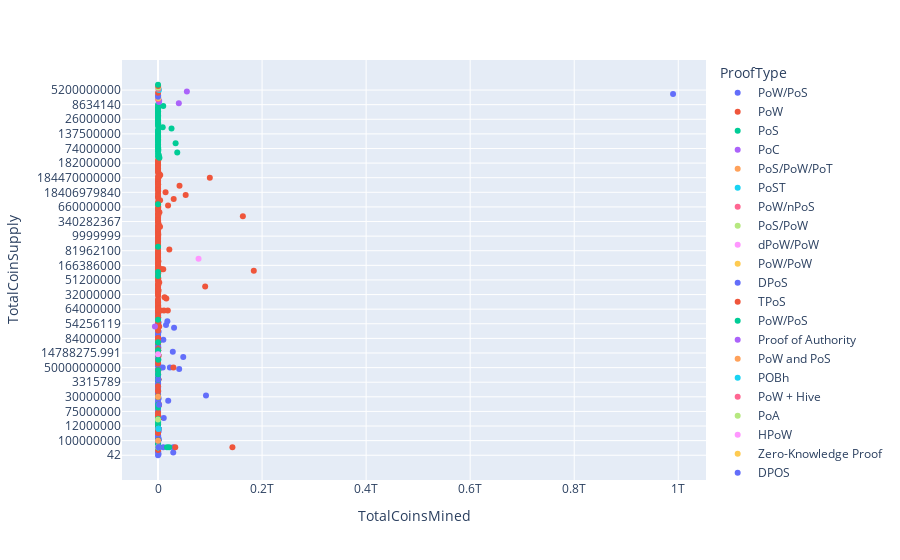

Write notebook code for a chart like this one.
### Markdown cell above
#### Scatter Plot with Tradable Cryptocurrencies

### Code cell
# Scale data to create the scatter plot
# Plot the scatter with x="TotalCoinsMined" and y="TotalCoinSupply"
fig = px.scatter(clustered_df, x='TotalCoinsMined', y='TotalCoinSupply',color="ProofType",hover_name="CoinName",hover_data=["Algorithm"])
fig.show()

### Figure 1 — Plotly figure (JSON) as saved in the notebook; plotly's stock layout.template omitted (floating-point values rounded to 4 significant figures; data arrays with more than 128 entries replaced by an {"elided": "..."} marker saying what was removed)
{"data": [{"customdata": {"elided": "176x1 str values"}, "hovertemplate": "<b>%{hovertext}</b><br><br>ProofType=PoW/PoS<br>TotalCoinsMined=%{x}<br>TotalCoinSupply=%{y}<br>Algorithm=%{customdata[0]}<extra></extra>", "hovertext": {"elided": "176 str values"}, "legendgroup": "PoW/PoS", "marker": {"color": "#636efa", "symbol": "circle"}, "mode": "markers", "name": "PoW/PoS", "orientation": "h", "showlegend": true, "type": "scatter", "x": {"elided": "176 float values"}, "xaxis": "x", "y": {"elided": "176 str values"}, "yaxis": "y"}, {"customdata": {"elided": "237x1 str values"}, "hovertemplate": "<b>%{hovertext}</b><br><br>ProofType=PoW<br>TotalCoinsMined=%{x}<br>TotalCoinSupply=%{y}<br>Algorithm=%{customdata[0]}<extra></extra>", "hovertext": {"elided": "237 str values"}, "legendgroup": "PoW", "marker": {"color": "#EF553B", "symbol": "circle"}, "mode": "markers", "name": "PoW", "orientation": "h", "showlegend": true, "type": "scatter", "x": {"elided": "237 float values"}, "xaxis": "x", "y": {"elided": "237 str values"}, "yaxis": "y"}, {"customdata": [["SHA-512"], ["SHA-256"], ["PoS"], ["X11"], ["Scrypt"], ["Scrypt"], ["X11"], ["Multiple"], ["PHI1612"], ["Multiple"], ["Counterparty"], ["Scrypt"], ["Scrypt"], ["X11"], ["Scrypt"], ["Scrypt"], ["Scrypt"], ["PoS"], ["POS 3.0"], ["X13"], ["X11"], ["Scrypt"], ["PoS"], ["PoS"], ["X13"], ["PoS"], ["PoS"], ["PoS"], ["Scrypt"], ["Quark"], ["Scrypt"], ["X13"], ["Scrypt"], ["PoS"], ["PoS"], ["SHA-256"], ["Scrypt"], ["PoS"], ["SHA-256"], ["POS 3.0"], ["SkunkHash v2 Raptor"], ["Scrypt"], ["PoS"], ["SHA-512"], ["Ouroboros"], ["Lyra2REv2"], ["POS 2.0"], ["SHA-256"], ["NIST5"], ["Quark"], ["Quark"], ["X11"], ["POS 3.0"], ["Ethash"], ["X13"], ["Scrypt"], ["VBFT"], ["Scrypt"], ["Green Protocol"], ["PoS"], ["PoS"], ["X16R"], ["Scrypt"], ["Scrypt"], ["X15"], ["Quark"], ["SHA-256"], ["DPoS"], ["Quark"], ["Scrypt"], ["Quark"], ["X11"], ["Scrypt"], ["PoS"], ["X11"], ["XEVAN"], ["X11"], ["Equihash"], ["Quark"], ["X11"], ["SHA-256"], ["PoS"], ["Scrypt"], ["SHA-256"], ["PoS"], ["Scrypt"]], "hovertemplate": "<b>%{hovertext}</b><br><br>ProofType=PoS<br>TotalCoinsMined=%{x}<br>TotalCoinSupply=%{y}<br>Algorithm=%{customdata[0]}<extra></extra>", "hovertext": ["BTS", "XPY", "EXCL", "HYP", "MINT", "NAUT", "SUPER", "TES", "TIT", "XCR", "SJCX", "RBY", "NOTE", "U", "DIGS", "GPU", "ZEIT", "NEBU", "LIR", "MUDRA", "LC", "BTCR", "XPO", "CFC", "ROYAL", "TEAM", "FRE", "XCRE", "PND", "ASAFE2", "ZBC", "FIND", "RNS", "ATMOS", "MCRN", "PROC", "GRW", "PHR", "USC", "QTUM", "SIGT", "DFT", "STCN", "ODN", "ADA", "RUP", "KEK", "XIN", "BWK", "KLKS", "WAGE", "MONK", "TPAY", "MCT", "TOKC", "VLX", "ONT", "MEDIC", "BITG", "DEV", "NZL", "PROTON", "HWC", "XT3", "DKD", "POSQ", "BWS", "MUSE", "DTEM", "PNY", "VITAE", "ARE", "MMO", "KETAN", "PAXEX", "BTXC", "JMC", "PIRATE", "CSPN", "DASHP", "NEOS", "RADS", "XHI", "TCH", "PART", "XBC"], "legendgroup": "PoS", "marker": {"color": "#00cc96", "symbol": "circle"}, "mode": "markers", "name": "PoS", "orientation": "h", "showlegend": true, "type": "scatter", "x": [2741570000, 12000000.0, 5679705, 1679000000.0, 21290000000.0, 16180000, 50710000.0, 80260000.0, 1622000000.0, 100000000, 51173144, 27180000.0, 174600000.0, 2689812, 100000000, 40477042, 36970000000.0, 20000000, 38590000.0, 5000000, 657000000, 169598616, 74030000.0, 148716816, 2500124, 17820000.0, 50000000, 20000000, 33810000000.0, 10520000.0, 2923000.0, 14520000.0, 36050365, 111100000.0, 401421401, 100545745, 295100000.0, 11390000.0, 10343113, 100000000, 107972766, 18660000.0, 4000000, 25000000, 25927070538, 24000000, 12330000.0, 8999999990, 13250000.0, 16960000.0, 27299680, 4407252, 20450000.0, 1618033, 230298925, 25570000.0, 650848625, 267300000.0, 9804000.0, 21880000.0, 11080000.0, 4403800, 38710000.0, 7630000.0, 30280000.0, 2716000.0, 57810000.0, 18194936, 7082000.0, 1042000.0, 66050000.0, 19270000.0, 107800000.0, 9327000.0, 4504639, 6787000.0, 17210000000.0, 13475920, 1935000.0, 715700.0, 4392000.0, 3821000.0, 10000000000.0, 1000000000, 9283000.0, 128300.0], "xaxis": "x", "y": ["3600570502", "12500000", "0", "0", "0", "16180000", "0", "100000000", "2300000000", "0", "500000000", "0", "500000000", "20000000", "100000000", "221052632", " 99000000000", "20000000", "33500000", "200000000", "657000000", "0", "74000000", "39999898", "2500124", "301000000", "50000000", "20000000", "32514916898", "15000000", "55000000", "14524851.4827", "34426423", "110290030", "400000000", "75000000000", "2000000000", "30000000", "200084200", "100000000", "137500000", "17405891.19707116", "61599965", "91388946", "45000000000", "24000000", "21000000", "9000000000", "27716121", "20000000", "120000000", "21000000", "25000000", "1618033", "800000000", "124000000", "1000000000", "500000000", "21000000", "88000000", "80000000", "45000000", "26000000", "44000000", "90000000", "650000000 ", "100262205", "18081806 ", "21000000", "16880000000", "100000000", "55000000", "260000000", "210000000", "100000000", "50000000", "0", "105000000", "13370000", "19700000", "21000000", "9000000", "10008835635", "1000000000", "8634140", "1000000"], "yaxis": "y"}, {"customdata": [["Scrypt"], ["Shabal256"], ["Scrypt"]], "hovertemplate": "<b>%{hovertext}</b><br><br>ProofType=PoC<br>TotalCoinsMined=%{x}<br>TotalCoinSupply=%{y}<br>Algorithm=%{customdata[0]}<extra></extra>", "hovertext": ["CSC", "BURST", "SAFEX"], "legendgroup": "PoC", "marker": {"color": "#ab63fa", "symbol": "circle"}, "mode": "markers", "name": "PoC", "orientation": "h", "showlegend": true, "type": "scatter", "x": [40000000000.0, 1813033920, 2147483647], "xaxis": "x", "y": ["40000000000", "2158812800", "2147483647"], "yaxis": "y"}, {"customdata": [["Scrypt"]], "hovertemplate": "<b>%{hovertext}</b><br><br>ProofType=PoS/PoW/PoT<br>TotalCoinsMined=%{x}<br>TotalCoinSupply=%{y}<br>Algorithm=%{customdata[0]}<extra></extra>", "hovertext": ["FLT"], "legendgroup": "PoS/PoW/PoT", "marker": {"color": "#FFA15A", "symbol": "circle"}, "mode": "markers", "name": "PoS/PoW/PoT", "orientation": "h", "showlegend": true, "type": "scatter", "x": [461800000.0], "xaxis": "x", "y": ["0"], "yaxis": "y"}, {"customdata": [["Scrypt"]], "hovertemplate": "<b>%{hovertext}</b><br><br>ProofType=PoST<br>TotalCoinsMined=%{x}<br>TotalCoinSupply=%{y}<br>Algorithm=%{customdata[0]}<extra></extra>", "hovertext": ["VRC"], "legendgroup": "PoST", "marker": {"color": "#19d3f3", "symbol": "circle"}, "mode": "markers", "name": "PoST", "orientation": "h", "showlegend": true, "type": "scatter", "x": [32020000.0], "xaxis": "x", "y": ["0"], "yaxis": "y"}, {"customdata": [["SHA3"]], "hovertemplate": "<b>%{hovertext}</b><br><br>ProofType=PoW/nPoS<br>TotalCoinsMined=%{x}<br>TotalCoinSupply=%{y}<br>Algorithm=%{customdata[0]}<extra></extra>", "hovertext": ["NXS"], "legendgroup": "PoW/nPoS", "marker": {"color": "#FF6692", "symbol": "circle"}, "mode": "markers", "name": "PoW/nPoS", "orientation": "h", "showlegend": true, "type": "scatter", "x": [63657220], "xaxis": "x", "y": ["78000000"], "yaxis": "y"}, {"customdata": [["X11"], ["XEVAN"]], "hovertemplate": "<b>%{hovertext}</b><br><br>ProofType=PoS/PoW<br>TotalCoinsMined=%{x}<br>TotalCoinSupply=%{y}<br>Algorithm=%{customdata[0]}<extra></extra>", "hovertext": ["SQL", "XBI"], "legendgroup": "PoS/PoW", "marker": {"color": "#B6E880", "symbol": "circle"}, "mode": "markers", "name": "PoS/PoW", "orientation": "h", "showlegend": true, "type": "scatter", "x": [329200.0, 10900000.0], "xaxis": "x", "y": ["0", "21000000"], "yaxis": "y"}, {"customdata": [["Equihash"]], "hovertemplate": "<b>%{hovertext}</b><br><br>ProofType=dPoW/PoW<br>TotalCoinsMined=%{x}<br>TotalCoinSupply=%{y}<br>Algorithm=%{customdata[0]}<extra></extra>", "hovertext": ["KMD"], "legendgroup": "dPoW/PoW", "marker": {"color": "#FF97FF", "symbol": "circle"}, "mode": "markers", "name": "dPoW/PoW", "orientation": "h", "showlegend": true, "type": "scatter", "x": [115898131], "xaxis": "x", "y": ["200000000"], "yaxis": "y"}, {"customdata": [["Scrypt"]], "hovertemplate": "<b>%{hovertext}</b><br><br>ProofType=PoW/PoW<br>TotalCoinsMined=%{x}<br>TotalCoinSupply=%{y}<br>Algorithm=%{customdata[0]}<extra></extra>", "hovertext": ["SCN"], "legendgroup": "PoW/PoW", "marker": {"color": "#FECB52", "symbol": "circle"}, "mode": "markers", "name": "PoW/PoW", "orientation": "h", "showlegend": true, "type": "scatter", "x": [665200057], "xaxis": "x", "y": ["3100000000"], "yaxis": "y"}, {"customdata": [["DPoS"], ["DPoS"], ["Semux BFT consensus"], ["DPoS"], ["DPoS"], ["DPoS"], ["DPoS"], ["TRC10"], ["SHA-256"]], "hovertemplate": "<b>%{hovertext}</b><br><br>ProofType=DPoS<br>TotalCoinsMined=%{x}<br>TotalCoinSupply=%{y}<br>Algorithm=%{customdata[0]}<extra></extra>", "hovertext": ["ARK", "TAU", "SEM", "ALX", "LSK", "EOS", "OXY", "BTT", "ZEPH"], "legendgroup": "DPoS", "marker": {"color": "#636efa", "symbol": "circle"}, "mode": "markers", "name": "DPoS", "orientation": "h", "showlegend": true, "type": "scatter", "x": [108202084, 288100000.0, 1231147, 1000000000, 120012140, 1021000000.0, 1122000000.0, 990000000000.0, 2000000000.0], "xaxis": "x", "y": ["125000000", "500000000", "100000000", "1000000000", "159918400", "0", "0", "990000000000", "2000000000"], "yaxis": "y"}, {"customdata": [["X11"]], "hovertemplate": "<b>%{hovertext}</b><br><br>ProofType=TPoS<br>TotalCoinsMined=%{x}<br>TotalCoinSupply=%{y}<br>Algorithm=%{customdata[0]}<extra></extra>", "hovertext": ["XSN"], "legendgroup": "TPoS", "marker": {"color": "#EF553B", "symbol": "circle"}, "mode": "markers", "name": "TPoS", "orientation": "h", "showlegend": true, "type": "scatter", "x": [75590369], "xaxis": "x", "y": ["76500000"], "yaxis": "y"}, {"customdata": [["Scrypt"]], "hovertemplate": "<b>%{hovertext}</b><br><br>ProofType=PoW/PoS <br>TotalCoinsMined=%{x}<br>TotalCoinSupply=%{y}<br>Algorithm=%{customdata[0]}<extra></extra>", "hovertext": ["FRST"], "legendgroup": "PoW/PoS ", "marker": {"color": "#00cc96", "symbol": "circle"}, "mode": "markers", "name": "PoW/PoS ", "orientation": "h", "showlegend": true, "type": "scatter", "x": [110000000], "xaxis": "x", "y": ["110000000"], "yaxis": "y"}, {"customdata": [["VeChainThor Authority"]], "hovertemplate": "<b>%{hovertext}</b><br><br>ProofType=Proof of Authority<br>TotalCoinsMined=%{x}<br>TotalCoinSupply=%{y}<br>Algorithm=%{customdata[0]}<extra></extra>", "hovertext": ["VET"], "legendgroup": "Proof of Authority", "marker": {"color": "#ab63fa", "symbol": "circle"}, "mode": "markers", "name": "Proof of Authority", "orientation": "h", "showlegend": true, "type": "scatter", "x": [55454734800], "xaxis": "x", "y": ["86712634466"], "yaxis": "y"}, {"customdata": [["Scrypt"]], "hovertemplate": "<b>%{hovertext}</b><br><br>ProofType=PoW and PoS<br>TotalCoinsMined=%{x}<br>TotalCoinSupply=%{y}<br>Algorithm=%{customdata[0]}<extra></extra>", "hovertext": ["MBC"], "legendgroup": "PoW and PoS", "marker": {"color": "#FFA15A", "symbol": "circle"}, "mode": "markers", "name": "PoW and PoS", "orientation": "h", "showlegend": true, "type": "scatter", "x": [9399000.0], "xaxis": "x", "y": ["30000000"], "yaxis": "y"}, {"customdata": [["Proof-of-BibleHash"]], "hovertemplate": "<b>%{hovertext}</b><br><br>ProofType=POBh<br>TotalCoinsMined=%{x}<br>TotalCoinSupply=%{y}<br>Algorithm=%{customdata[0]}<extra></extra>", "hovertext": ["BBP"], "legendgroup": "POBh", "marker": {"color": "#19d3f3", "symbol": "circle"}, "mode": "markers", "name": "POBh", "orientation": "h", "showlegend": true, "type": "scatter", "x": [1772000000.0], "xaxis": "x", "y": ["5200000000"], "yaxis": "y"}, {"customdata": [["SHA-256 + Hive"]], "hovertemplate": "<b>%{hovertext}</b><br><br>ProofType=PoW + Hive<br>TotalCoinsMined=%{x}<br>TotalCoinSupply=%{y}<br>Algorithm=%{customdata[0]}<extra></extra>", "hovertext": ["LCC"], "legendgroup": "PoW + Hive", "marker": {"color": "#FF6692", "symbol": "circle"}, "mode": "markers", "name": "PoW + Hive", "orientation": "h", "showlegend": true, "type": "scatter", "x": [638400000.0], "xaxis": "x", "y": ["840000000"], "yaxis": "y"}, {"customdata": [["Proof-of-Authority"]], "hovertemplate": "<b>%{hovertext}</b><br><br>ProofType=PoA<br>TotalCoinsMined=%{x}<br>TotalCoinSupply=%{y}<br>Algorithm=%{customdata[0]}<extra></extra>", "hovertext": ["POA"], "legendgroup": "PoA", "marker": {"color": "#B6E880", "symbol": "circle"}, "mode": "markers", "name": "PoA", "orientation": "h", "showlegend": true, "type": "scatter", "x": [204479039], "xaxis": "x", "y": ["252460800"], "yaxis": "y"}, {"customdata": [["Scrypt"]], "hovertemplate": "<b>%{hovertext}</b><br><br>ProofType=HPoW<br>TotalCoinsMined=%{x}<br>TotalCoinSupply=%{y}<br>Algorithm=%{customdata[0]}<extra></extra>", "hovertext": ["LYNX"], "legendgroup": "HPoW", "marker": {"color": "#FF97FF", "symbol": "circle"}, "mode": "markers", "name": "HPoW", "orientation": "h", "showlegend": true, "type": "scatter", "x": [77870000000.0], "xaxis": "x", "y": ["92000000000"], "yaxis": "y"}, {"customdata": [["SHA-512"]], "hovertemplate": "<b>%{hovertext}</b><br><br>ProofType=Zero-Knowledge Proof<br>TotalCoinsMined=%{x}<br>TotalCoinSupply=%{y}<br>Algorithm=%{customdata[0]}<extra></extra>", "hovertext": ["KCASH"], "legendgroup": "Zero-Knowledge Proof", "marker": {"color": "#FECB52", "symbol": "circle"}, "mode": "markers", "name": "Zero-Knowledge Proof", "orientation": "h", "showlegend": true, "type": "scatter", "x": [1000000000], "xaxis": "x", "y": ["1000000000"], "yaxis": "y"}, {"customdata": [["ECC 256K1"]], "hovertemplate": "<b>%{hovertext}</b><br><br>ProofType=DPOS<br>TotalCoinsMined=%{x}<br>TotalCoinSupply=%{y}<br>Algorithm=%{customdata[0]}<extra></extra>", "hovertext": ["AAC"], "legendgroup": "DPOS", "marker": {"color": "#636efa", "symbol": "circle"}, "mode": "markers", "name": "DPOS", "orientation": "h", "showlegend": true, "type": "scatter", "x": [1000000000], "xaxis": "x", "y": ["1000000000"], "yaxis": "y"}, {"customdata": [["XEVAN"]], "hovertemplate": "<b>%{hovertext}</b><br><br>ProofType=Pos<br>TotalCoinsMined=%{x}<br>TotalCoinSupply=%{y}<br>Algorithm=%{customdata[0]}<extra></extra>", "hovertext": ["BITM"], "legendgroup": "Pos", "marker": {"color": "#EF553B", "symbol": "circle"}, "mode": "markers", "name": "Pos", "orientation": "h", "showlegend": true, "type": "scatter", "x": [208500000.0], "xaxis": "x", "y": ["70000000000"], "yaxis": "y"}, {"customdata": [["X11"]], "hovertemplate": "<b>%{hovertext}</b><br><br>ProofType=Proof of Trust<br>TotalCoinsMined=%{x}<br>TotalCoinSupply=%{y}<br>Algorithm=%{customdata[0]}<extra></extra>", "hovertext": ["CRB"], "legendgroup": "Proof of Trust", "marker": {"color": "#00cc96", "symbol": "circle"}, "mode": "markers", "name": "Proof of Trust", "orientation": "h", "showlegend": true, "type": "scatter", "x": [16900000.0], "xaxis": "x", "y": ["16504333"], "yaxis": "y"}, {"customdata": [["SHA3-256"]], "hovertemplate": "<b>%{hovertext}</b><br><br>ProofType=DPoC<br>TotalCoinsMined=%{x}<br>TotalCoinSupply=%{y}<br>Algorithm=%{customdata[0]}<extra></extra>", "hovertext": ["FIII"], "legendgroup": "DPoC", "marker": {"color": "#ab63fa", "symbol": "circle"}, "mode": "markers", "name": "DPoC", "orientation": "h", "showlegend": true, "type": "scatter", "x": [-5918000000.0], "xaxis": "x", "y": ["5000000000"], "yaxis": "y"}, {"customdata": [["Leased POS"]], "hovertemplate": "<b>%{hovertext}</b><br><br>ProofType=LPoS<br>TotalCoinsMined=%{x}<br>TotalCoinSupply=%{y}<br>Algorithm=%{customdata[0]}<extra></extra>", "hovertext": ["WAVES"], "legendgroup": "LPoS", "marker": {"color": "#FFA15A", "symbol": "circle"}, "mode": "markers", "name": "LPoS", "orientation": "h", "showlegend": true, "type": "scatter", "x": [100000000], "xaxis": "x", "y": ["100000000"], "yaxis": "y"}, {"customdata": [["PoS"]], "hovertemplate": "<b>%{hovertext}</b><br><br>ProofType=PoS/LPoS<br>TotalCoinsMined=%{x}<br>TotalCoinSupply=%{y}<br>Algorithm=%{customdata[0]}<extra></extra>", "hovertext": ["NXT"], "legendgroup": "PoS/LPoS", "marker": {"color": "#19d3f3", "symbol": "circle"}, "mode": "markers", "name": "PoS/LPoS", "orientation": "h", "showlegend": true, "type": "scatter", "x": [1000000000], "xaxis": "x", "y": ["1000000000"], "yaxis": "y"}], "layout": {"legend": {"title": {"text": "ProofType"}, "tracegroupgap": 0}, "margin": {"t": 60}, "xaxis": {"anchor": "y", "domain": [0, 1], "title": {"text": "TotalCoinsMined"}}, "yaxis": {"anchor": "x", "domain": [0, 1], "title": {"text": "TotalCoinSupply"}}}}
